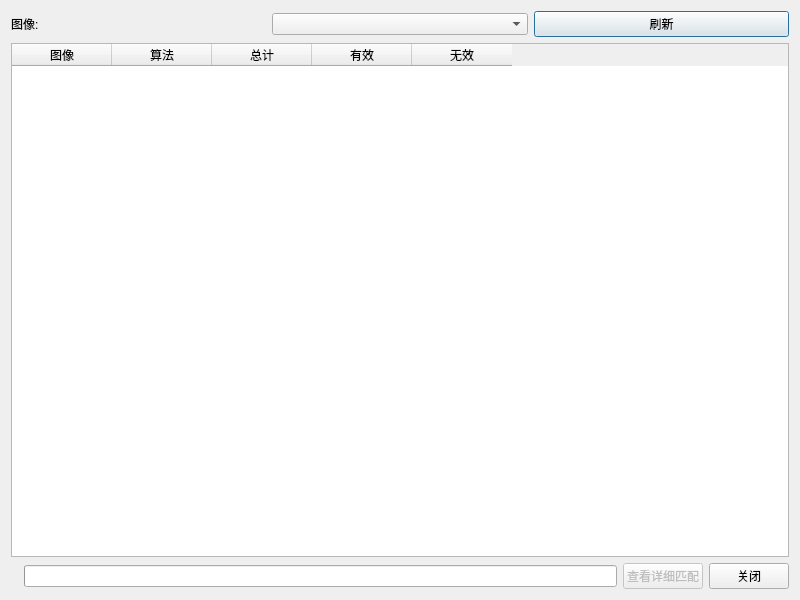
<?xml version="1.0" encoding="UTF-8"?>
<ui version="4.0">
 <class>MatchPairSelectorDialog</class>
 <widget class="QDialog" name="MatchPairSelectorDialog">
  <property name="geometry">
   <rect>
    <x>0</x>
    <y>0</y>
    <width>800</width>
    <height>600</height>
   </rect>
  </property>
  <property name="windowTitle">
   <string>匹配查看器</string>
  </property>
  <layout class="QVBoxLayout" name="mainLayout">
   <item>
    <layout class="QHBoxLayout" name="topLayout">
     <item>
      <widget class="QLabel" name="imageLabel">
       <property name="text">
        <string>图像:</string>
       </property>
       <property name="buddy">
        <cstring>m_imageComboBox</cstring>
       </property>
      </widget>
     </item>
     <item>
      <widget class="QComboBox" name="m_imageComboBox">
       <property name="minimumWidth">
        <number>300</number>
       </property>
      </widget>
     </item>
     <item>
      <widget class="QPushButton" name="m_refreshBtn">
       <property name="text">
        <string>刷新</string>
       </property>
      </widget>
     </item>
    </layout>
   </item>
   <item>
    <widget class="QTableWidget" name="m_matchTable">
     <property name="editTriggers">
      <set>QAbstractItemView::NoEditTriggers</set>
     </property>
     <property name="selectionMode">
      <enum>QAbstractItemView::SingleSelection</enum>
     </property>
     <property name="selectionBehavior">
      <enum>QAbstractItemView::SelectRows</enum>
     </property>
     <property name="alternatingRowColors">
      <bool>true</bool>
     </property>
     <column>
      <property name="text">
       <string>图像</string>
      </property>
     </column>
     <column>
      <property name="text">
       <string>算法</string>
      </property>
     </column>
     <column>
      <property name="text">
       <string>总计</string>
      </property>
     </column>
     <column>
      <property name="text">
       <string>有效</string>
      </property>
     </column>
     <column>
      <property name="text">
       <string>无效</string>
      </property>
     </column>
    </widget>
   </item>
   <item>
    <layout class="QHBoxLayout" name="bottomLayout">
     <item>
      <widget class="QLabel" name="m_statusLabel">
       <property name="styleSheet">
        <string notr="true">QLabel { color: gray; }</string>
       </property>
       <property name="text">
        <string/>
       </property>
      </widget>
     </item>
     <item>
      <widget class="QProgressBar" name="m_scanProgressBar">
       <property name="minimumWidth">
        <number>220</number>
       </property>
       <property name="maximumWidth">
        <number>360</number>
       </property>
       <property name="textVisible">
        <bool>false</bool>
       </property>
      </widget>
     </item>
     <item>
      <widget class="QPushButton" name="m_viewDetailBtn">
       <property name="enabled">
        <bool>false</bool>
       </property>
       <property name="text">
        <string>查看详细匹配</string>
       </property>
      </widget>
     </item>
     <item>
      <widget class="QPushButton" name="closeBtn">
       <property name="text">
        <string>关闭</string>
       </property>
      </widget>
     </item>
    </layout>
   </item>
  </layout>
 </widget>
 <resources/>
 <connections/>
</ui>
